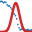

This figure's Python source:
"""This module contains classes that contain and manage a list of (extended) UI elements.
In addition it contains classes used to manage data acquisition.
Finally it contains classes for data export, and data import."""

import matplotlib as mpl
import h5py
from scipy import optimize
import numpy as np
from esibd.core import (Parameter, INOUT, ControlCursor, parameterDict, PRINT, plotting,
    MetaChannel, colors)
from esibd.plugins import Scan

def providePlugins():
    """Indicates that this module provides plugins. Returns list of provided plugins."""
    return [Energy]

class Energy(Scan):
    """Scan that records the current on one electrode, typically a detector plate, as a
    function of one potential, typically a retarding grid. The display
    shows the measured transmission data, a discrete derivative,
    and a Gaussian fit that reveals beam-energy center and width. The
    potential on the selected channel can be changed by clicking and
    dragging on the image while holding down the Ctrl key."""

    name = 'Energy'
    version = '1.0'
    iconFile = 'energy.png'

    class Display(Scan.Display):
        """Display for Energy scan."""

        def initGUI(self):
            """Initialize GUI"""
            super().initGUI()
            self.mouseActive = True

        def initFig(self):
            super().initFig()
            self.axes.append(self.fig.add_subplot(111))
            self.axes.append(self.axes[0].twinx()) # creating twin axis
            self.canvas.mpl_connect('motion_notify_event', self.mouseEvent)
            self.canvas.mpl_connect('button_press_event', self.mouseEvent)
            self.canvas.mpl_connect('button_release_event', self.mouseEvent)
            self.axes[0].yaxis.label.set_color(self.scan.MYBLUE)
            self.axes[0].tick_params(axis='y', colors=self.scan.MYBLUE)
            self.axes[1].set_ylabel('-dI/dV (%)')
            self.axes[1].set_ylim([0, 115]) # keep top 15 % for label
            self.axes[1].yaxis.label.set_color(self.scan.MYRED)
            self.axes[1].tick_params(axis='y', colors=self.scan.MYRED)
            self.seRaw  = self.axes[0].plot([],[], marker='.', linestyle='None', color=self.scan.MYBLUE, label='.')[0] # dummy plot
            self.seGrad = self.axes[1].plot([],[], marker='.', linestyle='None', color=self.scan.MYRED)[0] # dummy plot
            self.seFit  = self.axes[1].plot([],[], color=self.scan.MYRED)[0] # dummy plot
            self.axes[-1].cursor = None

    def __init__(self,**kwargs):
        super().__init__(**kwargs)
        self.useDisplayChannel = True
        self.previewFileTypes.append('.swp.dat')
        self.previewFileTypes.append('.swp.h5')

    def loadDataInternal(self):
        """Loads data in internal standard format for plotting."""
        if self.file.name.endswith('.swp.dat'): # legacy ESIBD Control file
            headers = []
            with open(self.file, 'r', encoding=self.UTF8) as dataFile:
                dataFile.readline()
                headers = dataFile.readline().split(',')[1:][::2] # read names from second line
            try:
                data = np.loadtxt(self.file, skiprows=4, delimiter=',', unpack=True)
            except ValueError as e:
                self.print(f'Loading from {self.file.name} failed: {e}', PRINT.ERROR)
                return
            if data.shape[0] == 0:
                self.print(f'No data found in file {self.file.name}.', PRINT.ERROR)
                return
            self.inputs.append(MetaChannel(parentPlugin=self, name='Voltage', recordingData=data[0], unit='V'))
            for name, dat in zip(headers, data[1:][::2]):
                self.addOutputChannel(name=name.strip(), unit='pA', recordingData=dat)
        elif self.file.name.endswith('.swp.h5'):
            with h5py.File(self.file, 'r') as h5file:
                is03 = h5file[self.VERSION].attrs['VALUE'] == '0.3' # legacy version 0.3, 0.4 if False
                self.inputs.append(MetaChannel(parentPlugin=self, name=h5file['SESETTINGS']['Channel'].attrs['VALUE'], recordingData=h5file['Voltage'][:] if is03 else h5file['INPUT'][:],
                                               unit='V', inout=INOUT.IN))
                output_group = h5file['Current'] if is03 else h5file['OUTPUTS']
                for name, item in output_group.items():
                    self.addOutputChannel(name=name, unit='pA', recordingData=item[:])
        else:
            super().loadDataInternal()

    def getDefaultSettings(self):
        defaultSettings = super().getDefaultSettings()
        defaultSettings[self.WAIT][Parameter.VALUE] = 2000
        defaultSettings[self.CHANNEL] = parameterDict(value='RT_Grid', toolTip='Electrode that is swept through.', items='RT_Grid, RT_Sample-Center, RT_Sample-End',
                                                                      widgetType=Parameter.TYPE.COMBO, attr='channel')
        defaultSettings[self.FROM]    = parameterDict(value=-10, widgetType=Parameter.TYPE.FLOAT, attr='_from', event=lambda: self.estimateScanTime())
        defaultSettings[self.TO]      = parameterDict(value=-5, widgetType=Parameter.TYPE.FLOAT, attr='to', event=lambda: self.estimateScanTime())
        defaultSettings[self.STEP]    = parameterDict(value=.2, widgetType=Parameter.TYPE.FLOAT, attr='step', _min=.1, _max=10, event=lambda: self.estimateScanTime())
        return defaultSettings

    def initScan(self):
        return (self.addInputChannel(self.channel, self._from, self.to, self.step) and super().initScan())

    def map_percent(self, x):
        """Maps any range on range 0 to 100.

        :param x: Input values.
        :type x: np.array
        :return: Mapped input values.
        :rtype: np.array
        """
        # can't map if largest deviation from minimum is 0, i.e. all zero
        # has to return a sequence as matplotlib now expects sequences for set_x(y)data
        return (x-np.min(x))/np.max(x-np.min(x))*100 if np.max(x-np.min(x)) > 0 else [0]

    @plotting
    def plot(self, update=False, done=True, **kwargs):  # pylint:disable=unused-argument
        # use first that matches display setting, use first available if not found
        # timing test with 20 data points: update True: 30 ms, update False: 48 ms
        if len(self.outputs) > 0:
            y = np.diff(self.outputs[self.getOutputIndex()].getRecordingData())/np.diff(self.inputs[0].getRecordingData())
            x = self.inputs[0].getRecordingData()[:y.shape[0]]+np.diff(self.inputs[0].getRecordingData())[0]/2 # use as many data points as needed
            if update: # only update data
                self.display.seRaw.set_data(self.inputs[0].getRecordingData(), self.outputs[self.getOutputIndex()].getRecordingData())
                self.display.seGrad.set_data(x, self.map_percent(-y))
            else:
                self.removeAnnotations(self.display.axes[1])
                if len(self.outputs) > 0:
                    self.display.axes[0].set_xlim(self.inputs[0].getRecordingData()[0], self.inputs[0].getRecordingData()[-1])
                    self.display.axes[0].set_ylabel(f'{self.outputs[self.getOutputIndex()].name} {self.outputs[self.getOutputIndex()].unit}')
                    self.display.axes[0].set_xlabel(f'{self.inputs[0].name} ({self.inputs[0].unit})')
                    self.display.seRaw.set_data(self.inputs[0].getRecordingData(), self.outputs[self.getOutputIndex()].getRecordingData())
                    self.display.seFit.set_data([],[]) # init
                    self.display.seGrad.set_data(x, self.map_percent(-y))
                    for ann in [child for child in self.display.axes[1].get_children() if isinstance(child, mpl.text.Annotation)]:
                        ann.remove()
                    if done:
                        try:
                            x_fit, y_fit, expected_value, fwhm = self.gauss_fit(x, y, np.mean(x)) # use center as starting guess
                            if self.inputs[0].getRecordingData()[0] <= expected_value <= self.inputs[0].getRecordingData()[-1]:
                                self.display.seFit.set_data(x_fit, self.map_percent(y_fit))
                                self.display.axes[1].annotate(text='', xy=(expected_value-fwhm/2.3, 50), xycoords='data', xytext=(expected_value+fwhm/2.3, 50), textcoords='data',
                        	        arrowprops=dict(arrowstyle="<->", color=self.MYRED), va='center')
                                self.display.axes[1].annotate(text=f'center: {expected_value:2.1f} V\nFWHM: {fwhm:2.1f} V', xy=(expected_value-fwhm/1.6, 50), xycoords='data', fontsize=10.0,
                                    textcoords='data', ha='right', va='center', color=self.MYRED)
                                #self.display.axes[1].set_xlim([u-3*fwhm, u+3*fwhm]) # can screw up x range if fit fails
                            else:
                                self.print('Fitted mean outside data range. Ignore fit.', PRINT.ERROR)
                        except (RuntimeError, ValueError) as e:
                            self.print(f'Fit failed with error: {e}')
                    self.display.axes[-1].cursor = ControlCursor(self.display.axes[-1], colors.highlight, horizOn=False) # has to be initialized last, otherwise axis limits may be affected
                else: # no data
                    self.display.seRaw.set_data([],[])
                    self.display.seFit.set_data([],[])
                    self.display.seGrad.set_data([],[])
            self.display.axes[0].relim() # adjust to data
            self.setLabelMargin(self.display.axes[0], 0.15)
        if len(self.outputs) > 0 and self.inputs[0].sourceChannel is not None:
            self.display.axes[-1].cursor.setPosition(self.inputs[0].value, 0)
        self.updateToolBar(update=update)
        if len(self.outputs) > 0:
            self.labelPlot(self.display.axes[0], f'{self.outputs[self.getOutputIndex()].name} from {self.file.name}')
        else:
            self.labelPlot(self.display.axes[0], self.file.name)

    def pythonPlotCode(self):
        return """# add your custom plot code here

MYBLUE='#1f77b4'
MYRED='#d62728'

from scipy import optimize

def map_percent(x):
    '''Maps any range on range 0 to 100.

    :param x: Input values.
    :type x: np.array
    :return: Mapped input values.
    :rtype: np.array
    '''
    return (x-np.min(x))/np.max(x-np.min(x))*100 if np.max(x-np.min(x) > 0) else 0

def gaussian(x, amp1, cen1, sigma1):
    '''Simple gaussian function.

    :param x: X values.
    :type x: np.array
    :param amp1: amplitude
    :type amp1: float
    :param cen1: center
    :type cen1: float
    :param sigma1: width
    :type sigma1: float
    :return: Calculated Y values.
    :rtype: np.array
    '''
    return amp1*(1/(sigma1*(np.sqrt(2*np.pi))))*(np.exp(-((x-cen1)**2)/(2*(sigma1)**2)))

def gauss_fit(x, y, c):
    '''Simple gaussian fit.

    :param x: X values.
    :type x: np.array
    :param y: Y values.
    :type y: np.array
    :param c: Guess of central value.
    :type c: float
    :return: X values with fine step size, corresponding fitted Y values, full with have maximum
    :rtype: np.array, np.array, float
    '''
    amp1 = 100
    sigma1 = 2
    gauss, *_ = optimize.curve_fit(gaussian, x, y, p0=[amp1, c, sigma1])
    fwhm = round(2.355 * gauss[2], 1) # Calculate FWHM
    x_fine=np.arange(np.min(x), np.max(x), 0.05)
    return x_fine,-gaussian(x_fine, gauss[0], gauss[1], gauss[2]), gauss[1], fwhm

fig = plt.figure(constrained_layout=True)
ax0 = fig.add_subplot(111)
ax1 = ax0.twinx()
ax0.yaxis.label.set_color(MYBLUE)
ax0.tick_params(axis='y', colors=MYBLUE)
ax1.set_ylabel('-dI/dV (%)')
ax1.yaxis.label.set_color(MYRED)
ax1.tick_params(axis='y', colors=MYRED)

y = np.diff(outputs[output_index].recordingData)/np.diff(inputs[0].recordingData)
x = inputs[0].recordingData[:y.shape[0]]+np.diff(inputs[0].recordingData)[0]/2

ax0.set_xlim(inputs[0].recordingData[0], inputs[0].recordingData[-1])
ax0.set_ylabel(f'{outputs[output_index].name} ({outputs[output_index].unit})')
ax0.set_xlabel(f'{inputs[0].name} ({inputs[0].unit})')

ax0.plot(inputs[0].recordingData, outputs[output_index].recordingData, marker='.', linestyle='None', color=MYBLUE, label='.')[0]
ax1.plot(x, map_percent(-y), marker='.', linestyle='None', color=MYRED)[0]

try:
    x_fit, y_fit, expected_value, fwhm = gauss_fit(x, y, np.mean(x))
    if inputs[0].recordingData[0] <= expected_value <= inputs[0].recordingData[-1]:
        ax1.plot(x_fit, map_percent(y_fit), color=MYRED)[0]
        ax1.annotate(text='', xy=(expected_value-fwhm/2.3, 50), xycoords='data', xytext=(expected_value+fwhm/2.3, 50), textcoords='data',
	        arrowprops=dict(arrowstyle="<->", color=MYRED), va='center')
        ax1.annotate(text=f'center: {expected_value:2.1f} V\\nFWHM: {fwhm:2.1f} V', xy=(expected_value-fwhm/1.6, 50), xycoords='data', fontsize=10.0,
            textcoords='data', ha='right', va='center', color=MYRED)
    else:
        print('Fitted mean outside data range. Ignore fit.')
except RuntimeError as e:
    print(f'Fit failed with error: {e}')

fig.show()
        """

    def gaussian(self, x, amp1, cen1, sigma1):
        """Simple gaussian function.

        :param x: X values.
        :type x: np.array
        :param amp1: amplitude
        :type amp1: float
        :param cen1: center
        :type cen1: float
        :param sigma1: width
        :type sigma1: float
        :return: Calculated Y values.
        :rtype: np.array
        """
        return amp1*(1/(sigma1*(np.sqrt(2*np.pi))))*(np.exp(-((x-cen1)**2)/(2*(sigma1)**2)))

    def gauss_fit(self, x, y, c):
        """Simple gaussian fit.

        :param x: X values.
        :type x: np.array
        :param y: Y values.
        :type y: np.array
        :param c: Guess of central value.
        :type c: float
        :return: X values with fine step size, corresponding fitted Y values, full with have maximum
        :rtype: np.array, np.array, float
        """
        # Define a gaussian to start with
        amp1 = 100
        sigma1 = 2
        gauss, *_ = optimize.curve_fit(self.gaussian, x, y, p0=[amp1, c, sigma1])
        fwhm = round(2.355 * gauss[2], 1) # Calculate FWHM
        x_fine=np.arange(np.min(x), np.max(x), 0.05)
        return x_fine,-self.gaussian(x_fine, gauss[0], gauss[1], gauss[2]), gauss[1], fwhm
